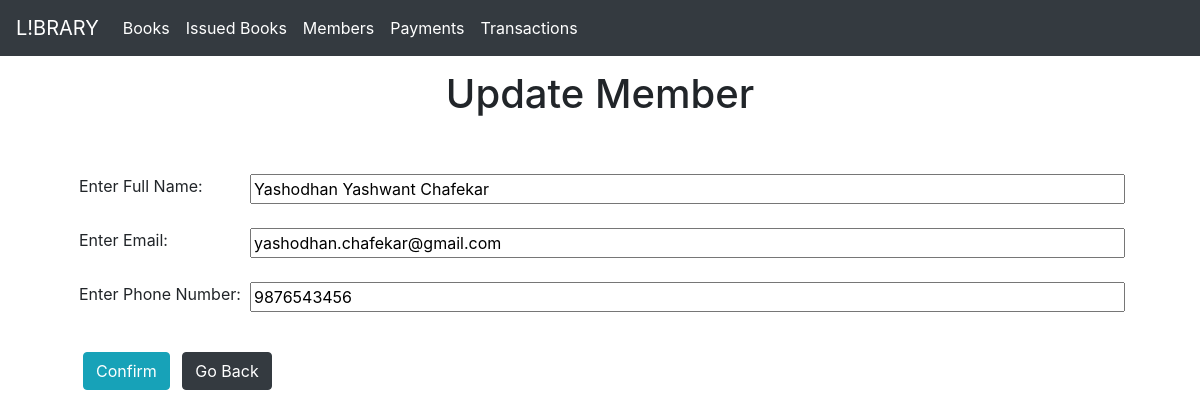
/update_member/1, run on the app's committed database.
### Library/models.py (models this page shows)
class Member(db.Model):
    id = db.Column(db.Integer, primary_key=True)
    fullname = db.Column(db.String(100))
    email = db.Column(db.String(100))
    phone = db.Column(db.String(13))
    debt = db.Column(db.Integer)
    has_book = db.Column(db.Boolean, default=False )

### Library/members.py (the view, shortened to what this page needs)
@members.route('/update_member/<int:id>', methods=['GET', 'POST'])
def update_member(id):
    member = Member.query.get(id)
    return render_template('member_update_form.html', data=member)

### Library/templates/member_update_form.html (shortened to what this page needs)
{% extends 'base.html' %}
{% block body %}
<div class="container my-4" style="text-align:center ;">
    <h1>Update Member</h1>
</div>
    <div class="container my-5" style="width:100%">
        <form action="/update_member/{{data.id}}" method="POST" style="width: 100%;">
            <div class="container my-2" style="display:flex; flex-direction: row;">
                <div style="flex:3">
                    <label class="mx-1 my-2" for="member_fullname">Enter Full Name: </label>
                </div>
                <div style="flex:15; width:100%">
                    <input type="text" class="my-2" style="width:100%" name="member_fullname" id="member_fullname" value="{{data.fullname}}" required>
                </div>
            </div>
            <div class="container my-2" style="display:flex; flex-direction: row;">
                <div style="flex:3">
                    <label class="mx-1 my-2" for="member_email">Enter Email: </label>
                </div>
                <div style="flex:15; width:100%">
                    <input type="email" class="my-2" style="width:100%" name="member_email" id="member_email" value="{{data.email}}" required>
                </div>
            </div>
            <div class="container my-2" style="display:flex; flex-direction: row;">
                <div style="flex:3">
                    <label class="mx-1 my-2" for="member_phone">Enter Phone Number: </label>
                </div>
                <div style="flex:15; width:100%">
                    <input type="tel" class="my-2" style="width:100%" name="member_phone" id="member_phone" value="{{data.phone}}" required>
                </div>
            </div>
            <div class="container my-3">
                <input type="submit" value="Confirm" class="btn btn-info mx-2 my-3" >
                <a href="/member_list" class="btn btn-dark my-3 ">Go Back</a>
            </div>
        </form>
    </div>
{% endblock %}

### data on the page
Member: member_fullname "Yashodhan Yashwant Chafekar", member_email "yashodhan.chafekar@gmail.com", member_phone "9876543456"
